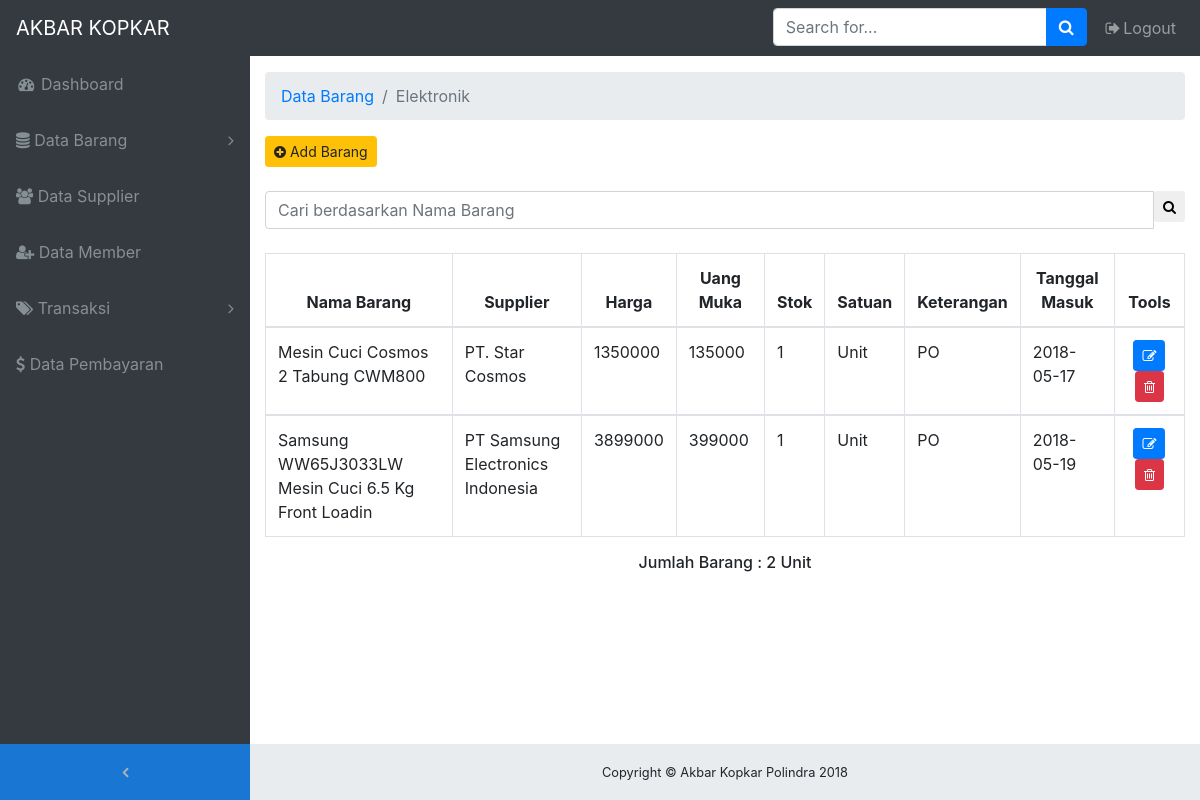
/on-admin/barang-masuk-elektronik.php (signed in), run on the app's committed database.
### tables this page shows
CREATE TABLE `barang_elektronik` (
  `id_barang` int(11) NOT NULL,
  `nama_barang` varchar(50) NOT NULL,
  `supplier` varchar(50) NOT NULL,
  `harga` int(15) NOT NULL,
  `uang_muka` int(15) NOT NULL,
  `stok` int(5) NOT NULL,
  `satuan` varchar(15) NOT NULL,
  `keterangan` varchar(15) NOT NULL,
  `tgl_masuk` date NOT NULL
);

### on-admin/barang-masuk-elektronik.php (the view, shortened to what this page needs)
<!DOCTYPE html>
<html lang="en">
<head>
  <link href="vendor/bootstrap/css/bootstrap.min.css" rel="stylesheet">
  <link href="vendor/font-awesome/css/font-awesome.min.css" rel="stylesheet" type="text/css">
  <link href="vendor/datatables/dataTables.bootstrap4.css" rel="stylesheet">
  <link href="css/sb-admin.css" rel="stylesheet">
</head>
<body class="fixed-nav sticky-footer bg-dark" id="page-top">
  <nav class="navbar navbar-expand-lg navbar-dark bg-dark fixed-top" id="mainNav">
    <a class="navbar-brand" href="index.php">AKBAR KOPKAR</a>
    <div class="collapse navbar-collapse" id="navbarResponsive">
      <ul class="navbar-nav navbar-sidenav" id="exampleAccordion">
        <li class="nav-item" data-toggle="tooltip" data-placement="right" title="Dashboard">
          <a class="nav-link" href="index.php">
            <i class="fa fa-fw fa-dashboard"></i>
            <span class="nav-link-text">Dashboard</span>
          </a>
        </li>
        <li class="nav-item" data-toggle="tooltip" data-placement="right" title="Components">
          <a class="nav-link nav-link-collapse collapsed" data-toggle="collapse" href="#collapseComponents" data-parent="#exampleAccordion">
            <i class="fa fa-database"></i>
            <span class="nav-link-text">Data Barang</span>
          </a>
        </li>
        <li class="nav-item" data-toggle="tooltip" data-placement="right" title="Tables">
          <a class="nav-link" href="supplier.php">
            <i class="fa fa-users"></i>
            <span class="nav-link-text">Data Supplier</span>
          </a>
        </li>
        <li class="nav-item" data-toggle="tooltip" data-placement="right" title="Tables">
          <a class="nav-link" href="member.php">
            <i class="fa fa-user-plus"></i>
            <span class="nav-link-text">Data Member</span>
          </a>
        </li>
        <li class="nav-item" data-toggle="tooltip" data-placement="right" title="Example Pages">
          <a class="nav-link nav-link-collapse collapsed" data-toggle="collapse" href="#collapseExamplePages" data-parent="#exampleAccordion">
            <i class="fa fa-tags"></i>
            <span class="nav-link-text">Transaksi</span>
          </a>
        </li>
        <li class="nav-item" data-toggle="tooltip" data-placement="right" title="Tables">
          <a class="nav-link" href="pembayaran.php">
            <i class="fa fa-dollar"></i>
            <span class="nav-link-text">Data Pembayaran</span>
          </a>
        </li>
      </ul>
      <ul class="navbar-nav sidenav-toggler">
        <li class="nav-item">
          <a class="nav-link text-center" id="sidenavToggler">
            <i class="fa fa-fw fa-angle-left"></i>
          </a>
        </li>
      </ul>
      <ul class="navbar-nav ml-auto">
        <li class="nav-item">
          <form class="form-inline my-2 my-lg-0 mr-lg-2">
            <div class="input-group">
              <input class="form-control" type="text" placeholder="Search for...">
              <span class="input-group-append">
                <button class="btn btn-primary" type="button">
                  <i class="fa fa-search"></i>
                </button>
              </span>
            </div>
          </form>
        </li>
        <li class="nav-item">
          <a class="nav-link" data-toggle="modal" data-target="#exampleModal">
            <i class="fa fa-fw fa-sign-out"></i>Logout</a>
        </li>
      </ul>
    </div>
  </nav>
  <div class="content-wrapper">
    <div class="container-fluid">
      <ol class="breadcrumb">
        <li class="breadcrumb-item">
          <a href="#">Data Barang</a>
        </li>
        <li class="breadcrumb-item active">Elektronik</li>
      </ol>
    <section class="content">
    <div class="text-left" style="margin-top: 10px;">
        <a href="input-barang-elektronik.php" class="btn btn-sm btn-warning"><i class="fa fa-plus-circle "></i> Add Barang</a>
    </div> <br>
            <form action="barang-masuk-elektronik.php" method="POST">
              <div class="input-group">
              <input type='text' class="form-control input-sm pull-left" name='qcari' placeholder='Cari berdasarkan Nama Barang' required />
              <div class="input-group-btn">
              <button class="btn btn-sm btn-default" type="submit"><i class="fa fa-search"></i></button>
              </div>
              </div>
            </form>
                <br>
                  <?php
                  $query1="select * from barang_elektronik";
                    $tampil=mysqli_query($con,$query1) or die(mysqli_error());
                    ?>
                  <table id="example" class="table table-hover table-bordered">
                  <thead>
                      <tr>
                        <th><center>Nama Barang</center></th>
                        <th><center>Supplier</center></th>
                        <th><center>Harga</center></th>
                        <th><center>Uang Muka</center></th>
                        <th><center>Stok</center></th>
                        <th><center>Satuan</center></th>
                        <th><center>Keterangan</center></th>
                        <th><center>Tanggal Masuk</center></th>
                        <th><center>Tools</center></th>
                      </tr>
                  </thead>
                     <?php
                    while($data=mysqli_fetch_array($tampil))
                    { ?>
                    <tbody>
                    <tr>
                    <td><?php echo $data['nama_barang'];?></td>
                    <td><?php echo $data['supplier'];?></td>
                    <td><?php echo $data['harga'];?></td>
                    <td><?php echo $data['uang_muka'];?></td>
                    <td><?php echo $data['stok'];?></td>
                    <td><?php echo $data['satuan'];?></td>
                    <td><?php echo $data['keterangan'];?></td>
                    <td><?php echo $data['tgl_masuk'];?></td>
                    <td>
                        <center>
                            <div id="thanks">
                                <a class="btn btn-sm btn-primary" data-placement="bottom" data-toggle="tooltip" title="Edit Barang Elektronik" href="edit-barang-elektronik.php?hal=edit&kd=<?php echo $data['id_barang'];?>">
                                <span class="fa fa-edit"></span>
                                </a>
                                <a onclick="return confirm ('Yakin hapus <?php echo $data['nama_barang'];?>.?');" class="btn btn-sm btn-danger tooltips" data-placement="bottom" data-toggle="tooltip" title="Hapus Barang" href="hapus-barang-elektronik.php?hal=hapus&kd=<?php echo $data['id_barang'];?>"><span class="fa fa-trash-o">
                                </a>
                        </center>
                    </td>
                    </tr>
                 <?php
              }
              ?>
                   </tbody>
                   </table>
                  <?php $tampil=mysqli_query($con,"select * from barang_elektronik order by id_barang");
                        $barang=mysqli_num_rows($tampil);
                    ?>
                  <center><h6>Jumlah Barang : <?php echo "$barang"; ?> Unit </h6> </center>
                </section>
    <footer class="sticky-footer">
      <div class="container">
        <div class="text-center">
          <small>Copyright © Akbar Kopkar Polindra 2018</small>
        </div>
      </div>
    </footer>
  </div>
</body>
</html>

### on-admin/css/sb-admin.css (style rules this page uses)
html { position: relative; min-height: 100%; }
body { overflow-x: hidden; }
body.sticky-footer { margin-bottom: 56px; }
body.sticky-footer .content-wrapper { min-height: calc(100vh - 56px - 56px); }
body.fixed-nav { padding-top: 56px; }
.content-wrapper { min-height: calc(100vh - 56px); padding-top: 1rem; }
#mainNav .navbar-collapse { overflow: auto; max-height: 75vh; }
#mainNav .navbar-collapse .navbar-nav .nav-item .nav-link { cursor: pointer; }
#mainNav .navbar-collapse .navbar-sidenav .nav-link-collapse:after { float: right; content: '\f107'; font-family: 'FontAwesome'; }
#mainNav .navbar-collapse .navbar-sidenav .nav-link-collapse.collapsed:after { content: '\f105'; }
#mainNav .navbar-collapse .sidenav-toggler { display: none; }
@media (min-width: 992px) { #mainNav .navbar-brand { width: 250px; } }
@media (min-width: 992px) { #mainNav .navbar-collapse { overflow: visible; max-height: none; } }
@media (min-width: 992px) { #mainNav .navbar-collapse .navbar-sidenav { position: absolute; top: 0; left: 0; -webkit-flex-direction: column; -ms-flex-direction: column; flex-direction: column; margin-top: 56px; } }
@media (min-width: 992px) { #mainNav .navbar-collapse .navbar-sidenav > .nav-item { width: 250px; padding: 0; } }
@media (min-width: 992px) { #mainNav .navbar-collapse .navbar-sidenav > .nav-item > .nav-link { padding: 1em; } }
#mainNav.fixed-top .sidenav-toggler { display: none; }
@media (min-width: 992px) { #mainNav.fixed-top .navbar-sidenav { height: calc(100vh - 112px); } }
@media (min-width: 992px) { #mainNav.fixed-top .sidenav-toggler { position: absolute; top: 0; left: 0; display: flex; -webkit-flex-direction: column; -ms-flex-direction: column; flex-direction: column; margin-top: calc(100vh - 56px); } }
@media (min-width: 992px) { #mainNav.fixed-top .sidenav-toggler > .nav-item { width: 250px; padding: 0; } }
@media (min-width: 992px) { #mainNav.fixed-top .sidenav-toggler > .nav-item > .nav-link { padding: 1em; } }
#mainNav.fixed-top.navbar-dark .sidenav-toggler { background-color: #1976d2; }
#mainNav.fixed-top.navbar-dark .sidenav-toggler a i { color: #adb5bd; }
.content-wrapper { overflow-x: hidden; background: white; }
@media (min-width: 992px) { .content-wrapper { margin-left: 250px; } }
#sidenavToggler i { font-weight: 800; }
#mainNav.navbar-dark .navbar-collapse .navbar-sidenav .nav-link-collapse:after { color: #868e96; }
#mainNav.navbar-dark .navbar-collapse .navbar-sidenav > .nav-item > .nav-link { color: #868e96; }
@media (min-width: 992px) { #mainNav.navbar-dark .navbar-collapse .navbar-sidenav { background: #343a40; } }
footer.sticky-footer { position: absolute; right: 0; bottom: 0; width: 100%; height: 56px; background-color: #e9ecef; line-height: 55px; }
@media (min-width: 992px) { footer.sticky-footer { width: calc(100% - 250px); } }

### data on the page
barang_elektronik: nama_barang "Mesin Cuci Cosmos 2 Tabung CWM800", supplier "PT. Star Cosmos", harga "1350000", uang_muka "135000", stok "1", satuan "Unit", keterangan "PO", tgl_masuk "2018-05-17"
barang_elektronik: nama_barang "Samsung WW65J3033LW Mesin Cuci 6.5 Kg Front Loadin", supplier "PT Samsung Electronics Indonesia", harga "3899000", uang_muka "399000", stok "1", satuan "Unit", keterangan "PO", tgl_masuk "2018-05-19"

### other printed values
$barang "2"
